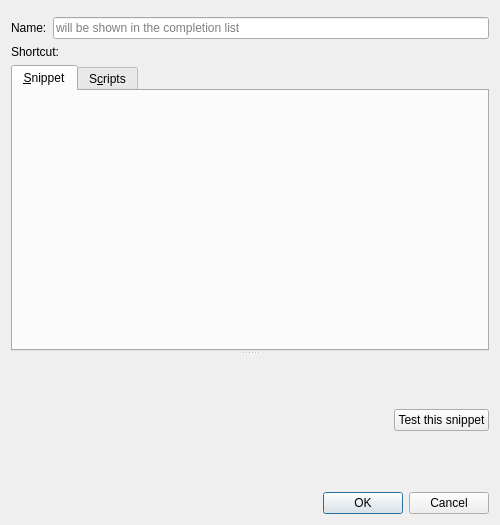
<?xml version="1.0" encoding="UTF-8"?>
<ui version="4.0">
 <class>EditSnippetBase</class>
 <widget class="QWidget" name="EditSnippetBase">
  <property name="geometry">
   <rect>
    <x>0</x>
    <y>0</y>
    <width>500</width>
    <height>525</height>
   </rect>
  </property>
  <property name="minimumSize">
   <size>
    <width>500</width>
    <height>0</height>
   </size>
  </property>
  <layout class="QVBoxLayout" name="verticalLayout">
   <item>
    <widget class="KMessageWidget" name="messageWidget" native="true">
     <property name="visible">
      <bool>true</bool>
     </property>
     <property name="closeButtonVisible" stdset="0">
      <bool>false</bool>
     </property>
    </widget>
   </item>
   <item>
    <layout class="QFormLayout" name="formLayout">
     <property name="fieldGrowthPolicy">
      <enum>QFormLayout::ExpandingFieldsGrow</enum>
     </property>
     <item row="0" column="0">
      <widget class="QLabel" name="snippetName">
       <property name="text">
        <string>Name:</string>
       </property>
      </widget>
     </item>
     <item row="1" column="0" colspan="2">
      <layout class="QHBoxLayout" name="horizontalLayout_3">
       <item>
        <widget class="QLabel" name="snippetShortcutLabel">
         <property name="sizePolicy">
          <sizepolicy hsizetype="Preferred" vsizetype="Preferred">
           <horstretch>0</horstretch>
           <verstretch>0</verstretch>
          </sizepolicy>
         </property>
         <property name="text">
          <string>Shortcut:</string>
         </property>
         <property name="alignment">
          <set>Qt::AlignLeading|Qt::AlignLeft|Qt::AlignVCenter</set>
         </property>
        </widget>
       </item>
       <item>
        <widget class="KShortcutWidget" name="snippetShortcutWidget"/>
       </item>
      </layout>
     </item>
     <item row="0" column="1">
      <widget class="QLineEdit" name="snippetNameEdit">
       <property name="placeholderText">
        <string>will be shown in the completion list</string>
       </property>
      </widget>
     </item>
    </layout>
   </item>
   <item>
    <widget class="QSplitter" name="splitter">
     <property name="orientation">
      <enum>Qt::Vertical</enum>
     </property>
     <widget class="QTabWidget" name="editorTabs">
      <property name="currentIndex">
       <number>0</number>
      </property>
      <widget class="QWidget" name="snippetTab">
       <attribute name="title">
        <string>&amp;Snippet</string>
       </attribute>
       <layout class="QHBoxLayout" name="horizontalLayout"/>
      </widget>
      <widget class="QWidget" name="scriptTab">
       <attribute name="title">
        <string>S&amp;cripts</string>
       </attribute>
       <layout class="QHBoxLayout" name="horizontalLayout_2"/>
      </widget>
     </widget>
     <widget class="QWidget" name="testWidget" native="true">
      <layout class="QVBoxLayout" name="verticalLayout_3">
       <item>
        <layout class="QHBoxLayout" name="horizontalLayout_4">
         <item>
          <spacer name="horizontalSpacer">
           <property name="orientation">
            <enum>Qt::Horizontal</enum>
           </property>
           <property name="sizeHint" stdset="0">
            <size>
             <width>40</width>
             <height>20</height>
            </size>
           </property>
          </spacer>
         </item>
         <item>
          <widget class="QPushButton" name="dotest_button">
           <property name="text">
            <string>Test this snippet</string>
           </property>
          </widget>
         </item>
        </layout>
       </item>
      </layout>
     </widget>
    </widget>
   </item>
   <item>
    <widget class="QDialogButtonBox" name="buttons">
     <property name="standardButtons">
      <set>QDialogButtonBox::Cancel|QDialogButtonBox::Ok</set>
     </property>
    </widget>
   </item>
  </layout>
 </widget>
 <customwidgets>
  <customwidget>
   <class>KShortcutWidget</class>
   <extends>QWidget</extends>
   <header>kshortcutwidget.h</header>
  </customwidget>
  <customwidget>
   <class>KMessageWidget</class>
   <extends>QWidget</extends>
   <header>kmessagewidget.h</header>
  </customwidget>
 </customwidgets>
 <resources/>
 <connections/>
</ui>
